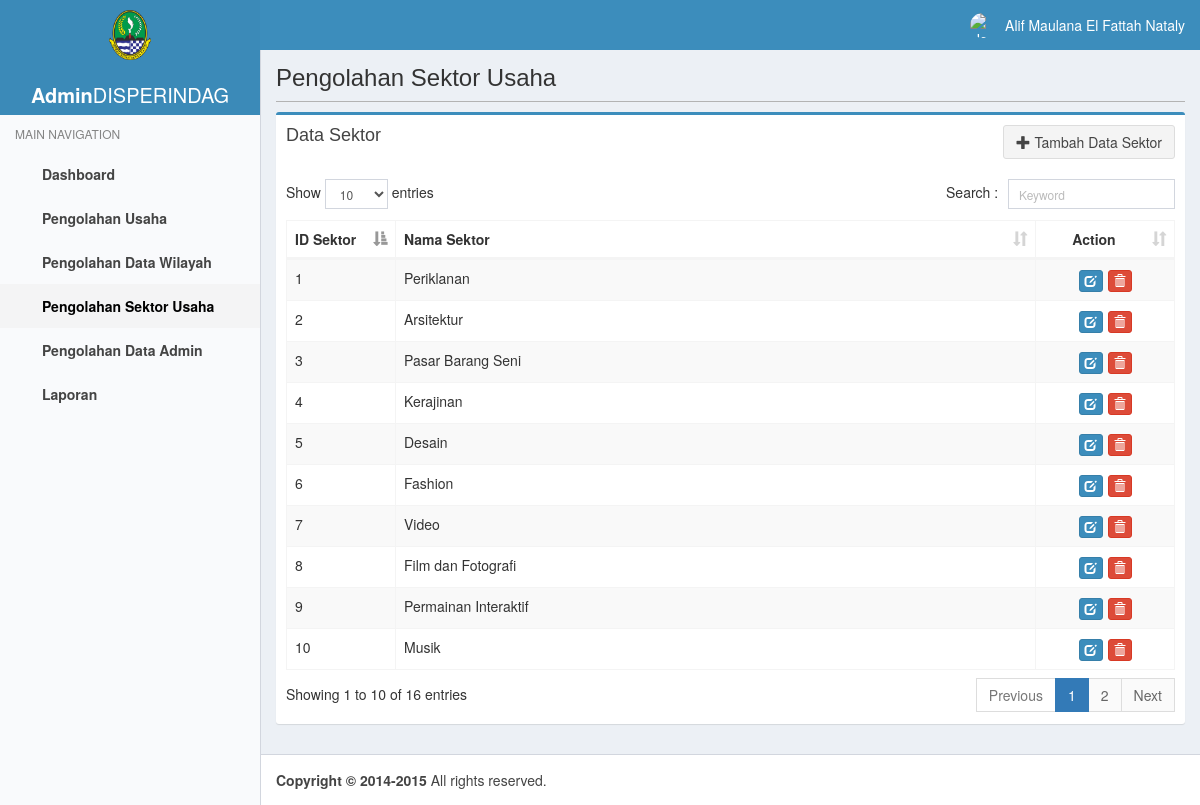
The app's page /admin/sektorusaha.php (signed in) with its own data.
### tables this page shows
CREATE TABLE `sektorusaha` (
  `idSektor` int(11) NOT NULL AUTO_INCREMENT,
  `namaSektor` varchar(100) DEFAULT NULL,
  PRIMARY KEY (`idSektor`)
);

### admin/includes/koneksi.php (called while the page is built, shortened)
<?php
class Koneksi
{
    private static $servername = 'localhost';
    private static $username = 'root';
    private static $password = '';
    private static $dbname = 'atolmap';
    static private $conn;
    static function getconn()
    {
        if (!static::$conn) {
            static::$conn = new mysqli(static::$servername, static::$username, static::$password, static::$dbname);
        }
        return static::$conn;
    }
}

### admin/model/sektorUsaha.php (called while the page is built, shortened)
<?php
class sektorUsaha
{
    function ambilData()
    {
        $sql = "SELECT * FROM sektorusaha";
        return Koneksi::getconn()->query($sql);
    }
}
?>

### admin/sektorusaha.php (the view, shortened to what this page needs)
<?php
include("includes/koneksi.php");
include("model/sektorusaha.php");
$data_Sektor = new sektorUsaha();
$data_Sektor = $data_Sektor->ambilData();
?>
<!DOCTYPE html>
<html>
<head>
    <?php include("includes/head.php") ?>
    <link href="plugins/datatables/dataTables.bootstrap.css" rel="stylesheet" type="text/css"/>
</head>
<body class="skin-blue-light sidebar-mini fixed">
<div class="wrapper">
    <header class="main-header">
        <a href="../admin/" class="logo">
            <span class="logo-lg">
                <img src="images/logo.png" alt="DISPERINDAG" align="center"/>
                <p><b>Admin</b>DISPERINDAG</p>
            </span>
        </a>
        <nav class="navbar navbar-static-top" role="navigation">
            <a href="#" class="sidebar-toggle" data-toggle="offcanvas" role="button">
            </a>
            <div class="navbar-custom-menu">
                <ul class="nav navbar-nav">
                    <li class="dropdown user user-menu">
                        <a href="#" class="dropdown-toggle" data-toggle="dropdown">
                            <img src="<?php echo $_SESSION['user_photo'] ?>" class="user-image" alt="User Image"/>
                            <span class="hidden-xs"><?php echo $_SESSION['user_name'] ?></span>
                        </a>
                    </li>
                </ul>
            </div>
        </nav>
    </header>
    <aside class="main-sidebar">
        <section class="sidebar">
            <ul class="sidebar-menu">
                <li class="header">MAIN NAVIGATION</li>
                <li>
                    <a href="/tubesatol/admin/">
                        <i class="fa fa-dashboard"></i> <span>Dashboard</span>
                    </a>
                </li>
                <li class="treeview">
                    <a href="#">
                        <i class="fa fa-pie-chart"></i>
                        <span>Pengolahan Usaha</span>
                        <i class="fa fa-angle-left pull-right"></i>
                    </a>
                </li>
                <li class="treeview">
                    <a href="#">
                        <i class="fa fa-pie-chart"></i>
                        <span>Pengolahan Data Wilayah</span>
                        <i class="fa fa-angle-left pull-right"></i>
                    </a>
                </li>
                <li class="active">
                    <a href="sektorusaha.php">
                        <i class="fa fa-dashboard"></i> <span>Pengolahan Sektor Usaha</span>
                    </a>
                </li>
                <li>
                    <a href="sektorusaha.php">
                        <i class="fa fa-dashboard"></i> <span>Pengolahan Data Admin</span>
                    </a>
                </li>
                <li>
                    <a href="#">
                        <i class="fa fa-dashboard"></i> <span>Laporan</span>
                    </a>
                </li>
            </ul>
        </section>
    </aside>
    <div class="content-wrapper">
        <section class="content-header">
            <h1>
                Pengolahan Sektor Usaha
            </h1>
            <hr/>
        </section>
        <section class="content">
            <div class="row">
                <div class="col-xs-12">
                    <div class="box box-primary">
                        <div class="box-header">
                            <h3 class="box-title">Data Sektor</h3>
                            <button data-toggle="modal" data-target="#modalTambahKecamatan" style="cursor:pointer"
                                    type="submit" class="btn btn-default pull-right">
                                <span class="glyphicon glyphicon-plus"></span> Tambah Data Sektor
                            </button>
                        </div>
                        <div class="box-body">
                            <table id="dataKecamatan" class="table table-bordered table-striped">
                                <thead>
                                <tr>
                                    <th width="70px">ID Sektor</th>
                                    <th>Nama Sektor</th>
                                    <th width="100px">
                                        <div align="center">Action</div>
                                    </th>
                                </tr>
                                </thead>
                                <tbody>
                                <?php
                                while ($sektor = $data_Sektor->fetch_object()) {
                                    ?>
                                    <tr>
                                        <td><?php echo $sektor->idSektor; ?></td>
                                        <td><?php echo $sektor->namaSektor; ?></td>
                                        <td align="center">
                                            <div class="input-group inline">
                                                <button data-toggle="modal" data-target="#modalUbahKecamatan"
                                                        style="cursor:pointer" type="submit"
                                                        data-id="<?php echo $sektor->idSektor; ?>"
                                                        data-namasektor="<?php echo $sektor->namaSektor; ?>"
                                                        class="btn btn-primary btn-xs">
                                                    <span class="glyphicon glyphicon-edit"></span>
                                                </button>
                                                <button data-toggle="modal" data-target="#modalHapus"
                                                        data-id="<?php echo $sektor->idSektor; ?>"
                                                        style="margin-left: 5px; cursor:pointer" type="submit"
                                                        class="btn btn-danger btn-xs">
                                                    <span class="glyphicon glyphicon-trash"></span>
                                                </button>
                                            </div>
                                        </td>
                                    </tr>
                                <?php
                                }
                                ?>
                                </tbody>
                            </table>
                        </div>
                    </div>
                </div>
            </div>
        </section>
    </div>
    <footer class="main-footer">
        <strong>Copyright &copy; 2014-2015</strong> All rights reserved.
    </footer>
</div>
</body>
</html>

### admin/user_css/admin.css (style rules this page uses)
.content-header hr { margin-top: 10px; margin-bottom: 0px; border-top: 1px solid #B3B3B3; }
.main-footer { background: #fff; padding: 5px; padding-left: 15px; color: #444; border-top: 1px solid #d2d6de; }
.logo-lg img { height: 50px; margin: 10px; }

### records on screen
sektorusaha: idSektor "1", namaSektor "Periklanan"
sektorusaha: idSektor "2", namaSektor "Arsitektur"
sektorusaha: idSektor "3", namaSektor "Pasar Barang Seni"
sektorusaha: idSektor "4", namaSektor "Kerajinan"
sektorusaha: idSektor "5", namaSektor "Desain"
sektorusaha: idSektor "6", namaSektor "Fashion"
sektorusaha: idSektor "7", namaSektor "Video"
sektorusaha: idSektor "8", namaSektor "Film dan Fotografi"
sektorusaha: idSektor "9", namaSektor "Permainan Interaktif"
sektorusaha: idSektor "10", namaSektor "Musik"

### other values on screen
$_SESSION['user_name'] "Alif Maulana El Fattah Nataly"
